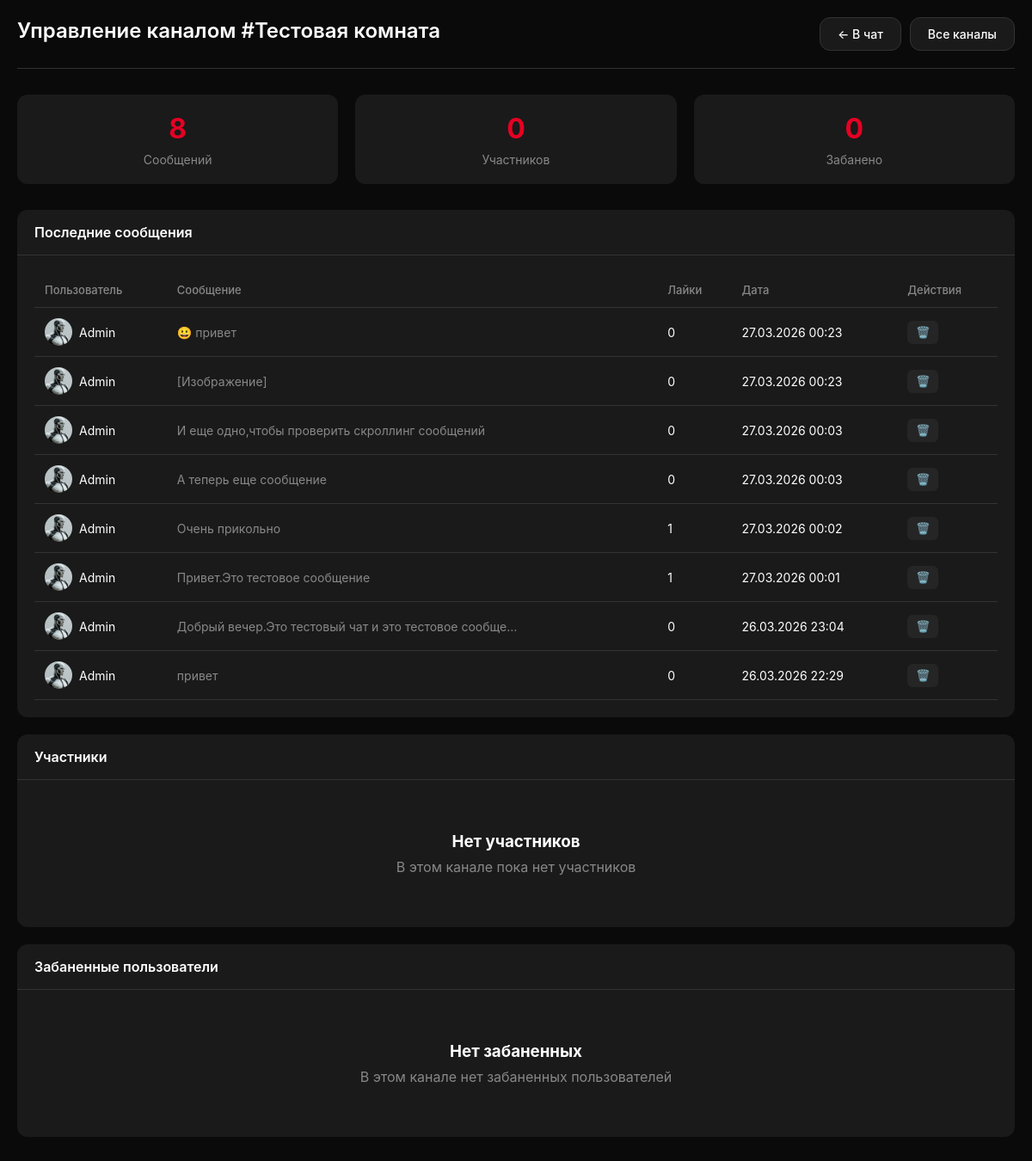
Screenshot of /chat/testovaya-komnata/admin/ (signed in) with the database file from the repository.
### chat/models.py (models this page shows, shortened)
class Channel(models.Model):
    name = models.CharField('Название', max_length=100)
    slug = models.SlugField(unique=True, blank=True)
    description = models.TextField('Описание', blank=True)
    image = models.ImageField('Изображение канала', upload_to='chat/channel_images/', null=True, blank=True)
    is_public = models.BooleanField('Публичный', default=True)
    is_active = models.BooleanField('Активен', default=True)
    moderators = models.ManyToManyField(
        settings.AUTH_USER_MODEL,
        related_name='moderated_channels',
        blank=True
    )
    messages_count = models.PositiveIntegerField(default=0)
    members_count = models.PositiveIntegerField(default=0)
    created_at = models.DateTimeField(auto_now_add=True)
    updated_at = models.DateTimeField(auto_now=True)
    class Meta:
        verbose_name = 'Канал'
        verbose_name_plural = 'Каналы'
        ordering = ['-messages_count']
        indexes = [
            models.Index(fields=['slug']),
            models.Index(fields=['is_public', 'is_active']),
        ]

class Message(models.Model):
    channel = models.ForeignKey(Channel, on_delete=models.CASCADE, related_name='messages')
    user = models.ForeignKey(settings.AUTH_USER_MODEL, on_delete=models.CASCADE, related_name='chat_messages')
    content = models.TextField('Текст сообщения')
    reply_to = models.ForeignKey(
        'self',
        on_delete=models.SET_NULL,
        null=True,
        blank=True,
        related_name='replies'
    )
    has_image = models.BooleanField(default=False)
    image = models.ImageField(upload_to='chat/images/', null=True, blank=True)
    has_file = models.BooleanField(default=False)
    file = models.FileField(upload_to='chat/files/', null=True, blank=True)
    file_type = models.CharField('Тип файла', max_length=50, blank=True)  # 'video', 'audio'
    file_name = models.CharField('Имя файла', max_length=255, blank=True)
    is_deleted = models.BooleanField(default=False)
    is_edited = models.BooleanField(default=False)
    likes_count = models.PositiveIntegerField(default=0)
    created_at = models.DateTimeField(auto_now_add=True)
    edited_at = models.DateTimeField(null=True, blank=True)
    class Meta:
        verbose_name = 'Сообщение'
        verbose_name_plural = 'Сообщения'
        ordering = ['-created_at']
        indexes = [
            models.Index(fields=['channel', '-created_at']),
            models.Index(fields=['user', '-created_at']),
            models.Index(fields=['is_deleted']),
        ]

### accounts/models.py (models this page shows, shortened)
class User(AbstractUser):
    email = models.EmailField(unique=True)
    avatar = models.ImageField(upload_to='avatars/', null=True, blank=True)
    bio = models.TextField('О себе', blank=True)
    website = models.URLField(blank=True)
    location = models.CharField('Город', max_length=100, blank=True)
    created_at = models.DateTimeField(auto_now_add=True)
    class Meta:
        verbose_name = 'Пользователь'
        verbose_name_plural = 'Пользователи'

### chat/views.py (the view)
# urls.py: path('<str:slug>/admin/', views.chat_admin, name='admin'),
@login_required
def chat_admin(request, slug):
    channel = get_object_or_404(Channel, slug=slug, is_active=True)
    is_moderator = channel.moderators.filter(id=request.user.id).exists()
    if not is_moderator and not request.user.is_staff:
        messages.error(request, 'У вас нет прав доступа к управлению этим каналом')
        return redirect('chat:room', slug=slug)
    members_count = ChannelMember.objects.filter(channel=channel).count()
    banned_count = ChannelBan.objects.filter(channel=channel).count()
    messages_count = Message.objects.filter(channel=channel).count()
    recent_members = ChannelMember.objects.filter(
        channel=channel
    ).select_related('user').order_by('-joined_at')[:20]
    recent_messages = Message.objects.filter(
        channel=channel
    ).select_related('user').order_by('-created_at')[:20]
    banned_users = ChannelBan.objects.filter(
        channel=channel
    ).select_related('user', 'moderator').order_by('-created_at')[:20]
    return render(request, 'chat/admin.html', {
        'channel': channel,
        'is_moderator': is_moderator,
        'stats': {
            'members': members_count,
            'banned': banned_count,
            'messages': messages_count,
        },
        'recent_members': recent_members,
        'recent_messages': recent_messages,
        'banned_users': banned_users,
    })

### templates/chat/admin.html (shortened to what this page needs)
<!DOCTYPE html>
<html lang="ru">
<head>
</head>
<body>
    <div class="container">
        <header class="header">
            <div>
                <h1>Управление каналом #{{ channel.name }}</h1>
            </div>
            <div class="header-actions">
                <a href="{% url 'chat:room' channel.slug %}" class="btn btn-secondary">← В чат</a>
                <a href="{% url 'chat:index' %}" class="btn btn-secondary">Все каналы</a>
            </div>
        </header>
        <div class="stats-grid">
            <div class="stat-card">
                <div class="stat-value">{{ stats.messages }}</div>
                <div class="stat-label">Сообщений</div>
            </div>
            <div class="stat-card">
                <div class="stat-value">{{ stats.members }}</div>
                <div class="stat-label">Участников</div>
            </div>
            <div class="stat-card">
                <div class="stat-value">{{ stats.banned }}</div>
                <div class="stat-label">Забанено</div>
            </div>
        </div>
        <div class="section">
            <div class="section-header">
                <span>Последние сообщения</span>
            </div>
            <div class="section-content">
                {% if recent_messages %}
                <table class="table">
                    <thead>
                        <tr>
                            <th>Пользователь</th>
                            <th>Сообщение</th>
                            <th>Лайки</th>
                            <th>Дата</th>
                            <th>Действия</th>
                        </tr>
                    </thead>
                    <tbody>
                        {% for msg in recent_messages %}
                        <tr>
                            <td>
                                <div class="user-cell">
                                    <a href="{% url 'accounts:profile' msg.user.username %}" style="text-decoration: none; color: inherit; display: flex; align-items: center; gap: 8px;">
                                        {% if msg.user.avatar %}
                                        <img src="{{ msg.user.avatar.url }}" alt="{{ msg.user.username }}" class="user-avatar">
                                        {% endif %}
                                        {{ msg.user.username }}
                                    </a>
                                </div>
                            </td>
                            <td>
                                <div class="message-content">{{ msg.content }}</div>
                            </td>
                            <td>{{ msg.likes_count }}</td>
                            <td>{{ msg.created_at|date:"d.m.Y H:i" }}</td>
                            <td>
                                <div class="actions-cell">
                                    {% if not msg.is_deleted %}
                                    <button class="btn-icon danger" onclick="deleteMessage({{ msg.id }})" title="Удалить">🗑️</button>
                                    {% endif %}
                                </div>
                            </td>
                        </tr>
                        {% endfor %}
                    </tbody>
                </table>
                {% else %}
                <div class="empty-state">
                    <h3>Нет сообщений</h3>
                    <p>В этом канале пока нет сообщений</p>
                </div>
                {% endif %}
            </div>
        </div>
        <div class="section">
            <div class="section-header">
                <span>Участники</span>
            </div>
            <div class="section-content">
                {% if recent_members %}
                <table class="table">
                    <thead>
                        <tr>
                            <th>Пользователь</th>
                            <th>Роль</th>
                            <th>Статус</th>
                            <th>Вступил</th>
                            <th>Действия</th>
                        </tr>
                    </thead>
                    <tbody>
                        {% for member in recent_members %}
                        <tr>
                            <td>
                                <div class="user-cell">
                                    <a href="{% url 'accounts:profile' member.user.username %}" style="text-decoration: none; color: inherit; display: flex; align-items: center; gap: 8px;">
                                        {% if member.user.avatar %}
                                        <img src="{{ member.user.avatar.url }}" alt="{{ member.user.username }}" class="user-avatar">
                                        {% endif %}
                                        {{ member.user.username }}
                                    </a>
                                </div>
                            </td>
                            <td>
                                {% if member.is_moderator %}
                                <span class="badge badge-moderator">Модератор</span>
                                {% else %}
                                <span style="color: var(--text-muted);">Участник</span>
                                {% endif %}
                            </td>
                            <td>
                                {% if member.is_muted %}
                                <span class="badge badge-muted">Заглушен</span>
                                {% else %}
                                <span style="color: var(--success);">Активен</span>
                                {% endif %}
                            </td>
                            <td>{{ member.joined_at|date:"d.m.Y" }}</td>
                            <td>
                                <div class="actions-cell">
                                    {% if not member.is_moderator %}
                                    <button class="btn-icon success" onclick="promoteUser({{ member.user.id }})" title="Сделать модератором">⭐</button>
                                    {% endif %}
                                    {% if member.is_muted %}
                                    <button class="btn-icon" onclick="unmuteUser({{ member.user.id }})" title="Разглушить">🔊</button>
                                    {% else %}
                                    <button class="btn-icon" onclick="muteUser({{ member.user.id }})" title="Заглушить">🔇</button>
                                    {% endif %}
                                    <button class="btn-icon danger" onclick="banUser({{ member.user.id }})" title="Забанить">🚫</button>
                                </div>
                            </td>
                        </tr>
                        {% endfor %}
                    </tbody>
                </table>
                {% else %}
                <div class="empty-state">
                    <h3>Нет участников</h3>
                    <p>В этом канале пока нет участников</p>
                </div>
                {% endif %}
            </div>
        </div>
        <div class="section">
            <div class="section-header">
                <span>Забаненные пользователи</span>
            </div>
            <div class="section-content">
                {% if banned_users %}
                <table class="table">
                    <thead>
                        <tr>
                            <th>Пользователь</th>
                            <th>Причина</th>
                            <th>Кем забанен</th>
                            <th>Дата</th>
                            <th>Истекает</th>
                            <th>Действия</th>
                        </tr>
                    </thead>
                    <tbody>
                        {% for ban in banned_users %}
                        <tr>
                            <td>
                                <div class="user-cell">
                                    {{ ban.user.username }}
                                </div>
                            </td>
                            <td>{{ ban.reason|default:"—" }}</td>
                            <td>{{ ban.moderator.username|default:"Система" }}</td>
                            <td>{{ ban.created_at|date:"d.m.Y H:i" }}</td>
                            <td>
                                {% if ban.expires_at %}
                                    {{ ban.expires_at|date:"d.m.Y H:i" }}
                                {% else %}
                                    <span class="badge badge-banned">Навсегда</span>
                                {% endif %}
                            </td>
                            <td>
                                <div class="actions-cell">
                                    <button class="btn-icon success" onclick="unbanUser({{ ban.user.id }})" title="Разбанить">✅</button>
                                </div>
                            </td>
                        </tr>
                        {% endfor %}
                    </tbody>
                </table>
                {% else %}
                <div class="empty-state">
                    <h3>Нет забаненных</h3>
                    <p>В этом канале нет забаненных пользователей</p>
                </div>
                {% endif %}
            </div>
        </div>
    </div>
</body>
</html>

### rows the page displays
Channel: name "Тестовая комната"
Message: user.avatar (picture), user.username "Admin", content "😀 привет", likes_count "0", created_at "27.03.2026 00:23"
Message: user.avatar (picture), user.username "Admin", content "[Изображение]", likes_count "0", created_at "27.03.2026 00:23"
Message: user.avatar (picture), user.username "Admin", content "И еще одно,чтобы проверить скроллинг сообщений", likes_count "0", created_at "27.03.2026 00:03"
Message: user.avatar (picture), user.username "Admin", content "А теперь еще сообщение", likes_count "0", created_at "27.03.2026 00:03"
Message: user.avatar (picture), user.username "Admin", content "Очень прикольно", likes_count "1", created_at "27.03.2026 00:02"
Message: user.avatar (picture), user.username "Admin", content "Привет.Это тестовое сообщение", likes_count "1", created_at "27.03.2026 00:01"
Message: user.avatar (picture), user.username "Admin", content "Добрый вечер.Это тестовый чат и это тестовое сообще…", likes_count "0", created_at "26.03.2026 23:04"
Message: user.avatar (picture), user.username "Admin", content "привет", likes_count "0", created_at "26.03.2026 22:29"

### other values shown
{{ stats.messages }} "8"
{{ stats.members }} "0"
{{ stats.banned }} "0"
